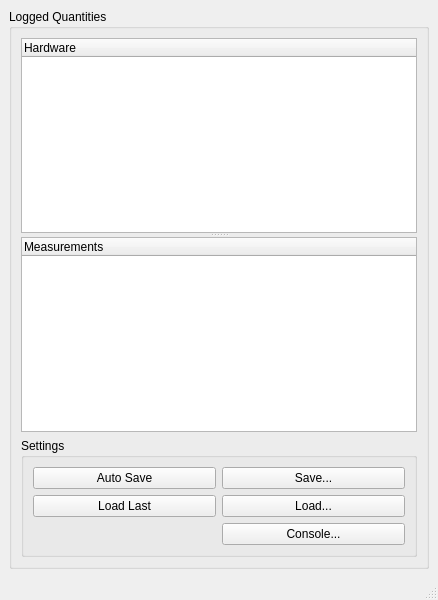
<?xml version="1.0" encoding="UTF-8"?>
<ui version="4.0">
 <class>MainWindow</class>
 <widget class="QMainWindow" name="MainWindow">
  <property name="geometry">
   <rect>
    <x>0</x>
    <y>0</y>
    <width>438</width>
    <height>600</height>
   </rect>
  </property>
  <property name="windowTitle">
   <string>ScopeFoundry</string>
  </property>
  <property name="unifiedTitleAndToolBarOnMac">
   <bool>false</bool>
  </property>
  <widget class="QWidget" name="centralwidget">
   <layout class="QHBoxLayout" name="horizontalLayout_2" stretch="0">
    <item>
     <widget class="QGroupBox" name="lq_trees_groupBox">
      <property name="title">
       <string>Logged Quantities</string>
      </property>
      <layout class="QVBoxLayout" name="verticalLayout">
       <item>
        <widget class="QSplitter" name="splitter">
         <property name="orientation">
          <enum>Qt::Vertical</enum>
         </property>
         <widget class="QTreeWidget" name="hardware_treeWidget">
          <column>
           <property name="text">
            <string>Hardware</string>
           </property>
          </column>
         </widget>
         <widget class="QTreeWidget" name="measurements_treeWidget">
          <column>
           <property name="text">
            <string>Measurements</string>
           </property>
          </column>
         </widget>
        </widget>
       </item>
       <item>
        <widget class="QGroupBox" name="settings_groupBox">
         <property name="title">
          <string>Settings</string>
         </property>
         <layout class="QGridLayout" name="gridLayout_7">
          <item row="1" column="0">
           <widget class="QPushButton" name="settings_load_last_pushButton">
            <property name="text">
             <string>Load Last</string>
            </property>
           </widget>
          </item>
          <item row="0" column="0">
           <widget class="QPushButton" name="settings_autosave_pushButton">
            <property name="text">
             <string>Auto Save</string>
            </property>
           </widget>
          </item>
          <item row="0" column="1">
           <widget class="QPushButton" name="settings_save_pushButton">
            <property name="text">
             <string>Save...</string>
            </property>
           </widget>
          </item>
          <item row="1" column="1">
           <widget class="QPushButton" name="settings_load_pushButton">
            <property name="text">
             <string>Load...</string>
            </property>
           </widget>
          </item>
          <item row="2" column="1">
           <widget class="QPushButton" name="console_pushButton">
            <property name="text">
             <string>Console...</string>
            </property>
           </widget>
          </item>
         </layout>
        </widget>
       </item>
      </layout>
     </widget>
    </item>
   </layout>
  </widget>
  <widget class="QMenuBar" name="menubar">
   <property name="geometry">
    <rect>
     <x>0</x>
     <y>0</y>
     <width>438</width>
     <height>22</height>
    </rect>
   </property>
  </widget>
  <widget class="QStatusBar" name="statusbar"/>
 </widget>
 <resources/>
 <connections/>
</ui>
